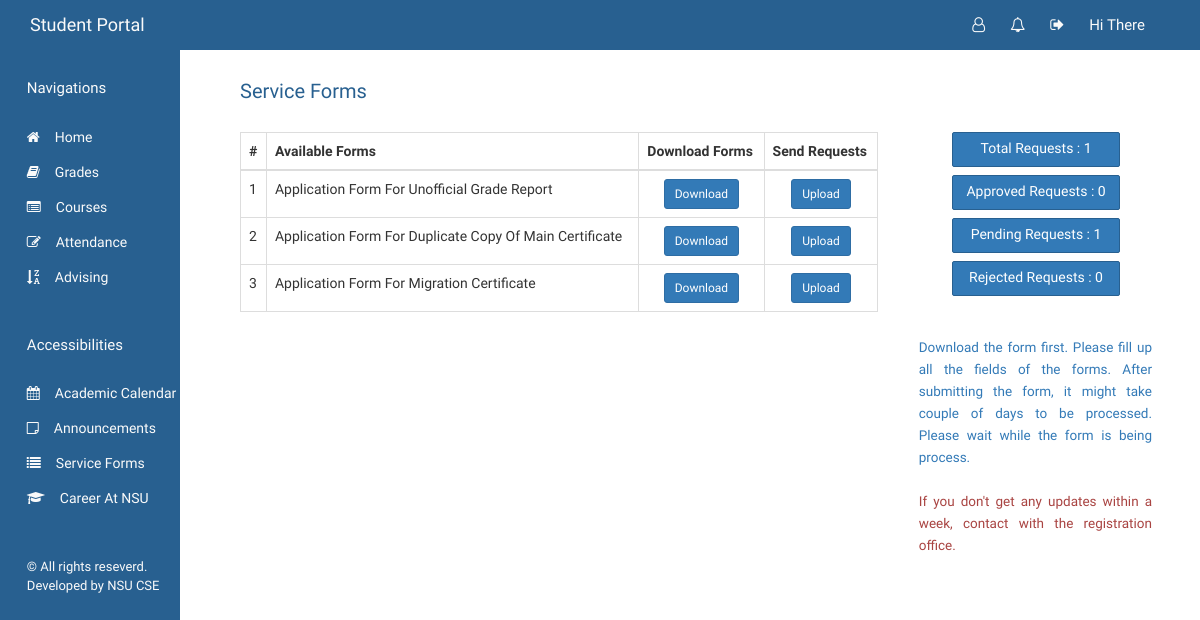
Screenshot of /students/views/students-forms.php (signed in) with the database file from the repository.
### tables this page shows
CREATE TABLE `forms` (
  `id` int(11) NOT NULL,
  `title` text NOT NULL,
  `file` text NOT NULL
);

### students/requires/functions.php (called while the page is built, shortened)
<?php namespace Automation\students;
function connect(){
	try{
		$con = new \PDO('mysql:host=localhost;dbname=automation','root','');
		$con->setAttribute(\PDO::ATTR_ERRMODE,\PDO::ERRMODE_EXCEPTION);
		return $con;
	}
	catch(\PDOException $e){
		echo "ERROR : ".$e->getMessage();
		return false;
	}
}
$con = connect();
function get_rows($table){
	global $con;
	$stmt = $con->prepare("SELECT * FROM $table");
	$stmt->execute();
	$rows = $stmt->fetchAll(\PDO::FETCH_OBJ);
	return $rows;
}
?>

### students/views/students-forms.php (the view, shortened to what this page needs)
<?php
include '../partials/students-header.php';
include '../partials/students-sidebar.php';
$forms = students\get_rows('forms');
?>
<div class="forms">
	<h2>Service Forms</h2>
	<table class="table table-bordered">
		<thead>
			<tr>
				<th>#</th>
				<th>Available Forms</th>
				<th>Download Forms</th>
				<th>Send requests</th>
			</tr>
		</thead>
		<tbody>
			<?php $i = 1;
			foreach ($forms as $form) { ?>
			<tr>
				<td><?php echo $i;?></td>
				<td><?php echo $form->title;?></td>
				<td align="center"><a href="<?php echo $form->file;?>" class="btn btn-primary btn-sm">Download</a></td>
				<td align="center">
					<button class="bring-edit-modal btn btn-primary btn-sm"
						data-image="<?php echo $form->file;?>"
						data-title="<?php echo $form->title;?>"
						data-id="<?php echo $form->id;?>">
						Upload
					</button>
				</td>
			</tr>
			<?php $i++; } ?>
		</tbody>
	</table>
	<?php
		$rows = students\get_rows('studentsrequests','requested_by',$_SESSION['User_id']);
		$pending = 0; $approved = 0; $rejected = 0;
		foreach ($rows as $row) {
			if($row->status == 0) $pending++;
		}
		$total = $pending + $approved + $rejected;
	?>
	<div class="activity">
		<ul>
			<li>Total Requests : <?php echo $total;?> </li>
			<li>Approved Requests : <?php echo $approved;?> </li>
			<li>Pending Requests : <?php echo $pending;?> </li>
			<li>Rejected Requests : <?php echo $rejected;?> </li>
		</ul>
		<p class="text-primary">
			Download the form first. Please fill up all the fields of the forms. After submitting the form, it might take couple of days to be processed. Please wait while the form is being process.
			<br><br>
			<span class="text-danger">If you don't get any updates within a week, contact with the registration office.</span>
		</p>
	</div>
</div>
<?php include '../partials/students-footer.php';?>

### students/css/students-style.css (style rules this page uses)
body { margin: 0; padding: 0; }
h1,h2,h3,h4,h5,h6,p,li,a,span,nav,div,section { font-family: 'Taviraj',helvetica,sans-serif; }
.forms { width: 95%; }
.forms h2 { font-size: 20px; color: #286090; margin-top: 30px; margin-bottom: 30px; }
.forms table { float: left; width: 70%; height: auto; }
.forms td, .forms th { text-transform: capitalize; }
.forms .activity { float: left; width: 30%; height: auto; box-sizing: border-box; padding: 0px 2.5%; padding-right: 0; }
.forms .activity li { list-style: none; font-size: 14px; width: 80%; height: 35px; border: 1px solid #286090; padding: 5px; text-align: center; margin-left: 5%; margin-bottom: 8px; background: #337AB7; color: #fff; border-radius: 2px; }
.forms .activity p { font-size: 13.5px; padding-left: 7%; text-align: justify; line-height: 22px; margin-top: 40px; }

### rows the page displays
forms: title "Application Form For Unofficial Grade Report"
forms: title "Application Form For Duplicate Copy Of Main Certificate"
forms: title "Application Form For Migration Certificate"

### other values shown
$total "1"
$approved "0"
$pending "1"
$rejected "0"
